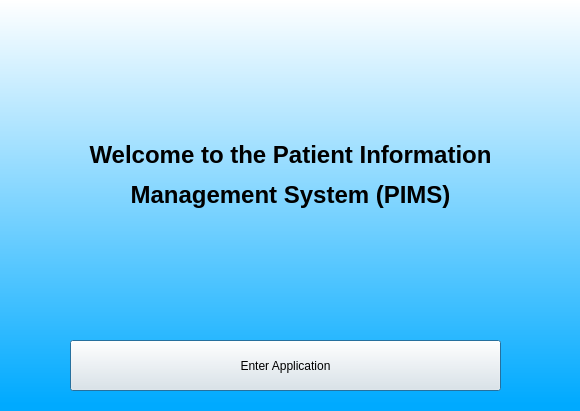
<?xml version="1.0" encoding="UTF-8"?>
<ui version="4.0">
 <class>Dialog</class>
 <widget class="QDialog" name="Dialog">
  <property name="geometry">
   <rect>
    <x>0</x>
    <y>0</y>
    <width>580</width>
    <height>411</height>
   </rect>
  </property>
  <property name="windowTitle">
   <string>Dialog</string>
  </property>
  <widget class="QPushButton" name="enterApplication">
   <property name="geometry">
    <rect>
     <x>70</x>
     <y>340</y>
     <width>431</width>
     <height>51</height>
    </rect>
   </property>
   <property name="text">
    <string>Enter Application</string>
   </property>
  </widget>
  <widget class="QLabel" name="label_2">
   <property name="geometry">
    <rect>
     <x>0</x>
     <y>0</y>
     <width>581</width>
     <height>411</height>
    </rect>
   </property>
   <property name="styleSheet">
    <string notr="true">background-color:qlineargradient(spread:pad, x1:1, y1:0.982409, x2:1, y2:0, stop:0 rgba(0, 170, 255, 255), stop:1 rgba(255, 255, 255, 255))</string>
   </property>
   <property name="text">
    <string/>
   </property>
  </widget>
  <widget class="QLabel" name="label_3">
   <property name="geometry">
    <rect>
     <x>10</x>
     <y>140</y>
     <width>561</width>
     <height>71</height>
    </rect>
   </property>
   <property name="text">
    <string>&lt;html&gt;&lt;head/&gt;&lt;body&gt;&lt;p align=&quot;center&quot;&gt;&lt;span style=&quot; font-size:18pt; font-weight:600;&quot;&gt;Welcome to the Patient Information&lt;/span&gt;&lt;/p&gt;&lt;p align=&quot;center&quot;&gt;&lt;span style=&quot; font-size:18pt; font-weight:600;&quot;&gt;Management System (PIMS)&lt;/span&gt;&lt;/p&gt;&lt;/body&gt;&lt;/html&gt;</string>
   </property>
  </widget>
  <zorder>label_2</zorder>
  <zorder>enterApplication</zorder>
  <zorder>label_3</zorder>
 </widget>
 <resources/>
 <connections/>
</ui>
